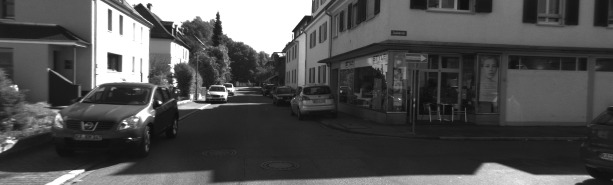
#> input picture cse559/pset/pset3/code/inputs/left.jpg, 613 x 185 px
$ python prob5.py
#> lines starting #> are read from the running program, lines starting #| are printed output that depends on the picture; after the words box and inside, x2 and y2 are one past the last pixel; in counts of white or black regions, pixels touching at a corner belong together
## Default modules imported. Import more if you need to.

import numpy as np


#########################################
### Hamming distance computation
### You can call the function hamdist with two
### uint32 bit arrays of the same size. It will
### return another array of the same size with
### the elmenet-wise hamming distance.
hd8bit = np.zeros((256,))
for i in range(256):
    v = i
    for k in range(8):
        hd8bit[i] = hd8bit[i] + v%2
        v=v//2


def hamdist(x,y):
    dist = np.zeros(x.shape)
    g = x^y
    for i in range(4):
        dist = dist + hd8bit[g%256]
        g = g // 256
    return dist
#########################################


## Fill out these functions yourself

# Compute a 5x5 census transform of the grayscale image img.
# Return a uint32 array of the same shape
def census(img):

    W = img.shape[1]
    H = img.shape[0]
    c = np.zeros([H,W],dtype=np.uint32)

    filter_images = np.zeros([H+4, W+4, 25])
    # print(filter_images[2:-2, 2:-2, 0].shape)

    filter_counts = 0
    for i in range(5):
        for j in range(5):
            filter_images[i:i+H, j:j+W, filter_counts] = img
            filter_counts += 1

    binary_count = 0
    for i in range(25):
        if i != 12: # do not compare (x,y) with itself
            comparision = img - filter_images[2:-2, 2:-2, i]
            # print(comparision.max())
            comparision[comparision >= 0] = 1
            comparision[comparision < 0] = 0
            c[:, :] = c[:, :] + comparision*(2**binary_count) ## \Sum 2^(binary_count) = decimal
            binary_count += 1

    return c


# Given left and right image and max disparity D_max, return a disparity map
# based on matching with  hamming distance of census codes. Use the census function
# you wrote above.
#
# d[x,y] implies that left[x,y] matched best with right[x-d[x,y],y]. Disparity values
# should be between 0 and D_max (both inclusive).
def smatch(left,right,dmax):

    H = left.shape[0]
    W = left.shape[1]
    c = np.zeros(shape=[H, W - dmax, dmax + 1]) # only consider when dmax <= x

    right_census = census(right)
    left_census = census(left)

    for i in range(dmax + 1):

        c[:, :, i] = hamdist(right_census[:, dmax - i: W - i], left_census[:, dmax : W])

    d = np.argmin(c, axis=2)

    return d


########################## Support code below

from skimage.io import imread, imsave
from os.path import normpath as fn # Fixes window/linux path conventions
import matplotlib.cm as cm
import warnings
warnings.filterwarnings('ignore')


left = imread(fn('inputs/left.jpg'))
#> left is the input picture: shape (185, 613); min 6, max 255, mean 80.7
right = imread(fn('inputs/right.jpg'))
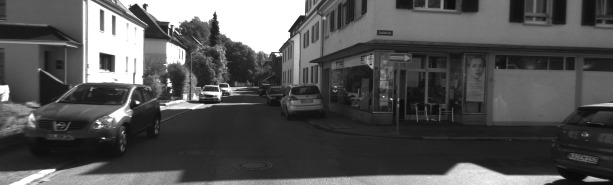
#> input picture cse559/pset/pset3/code/inputs/right.jpg, 613 x 185 px
#> right is the input picture: shape (185, 613); min 7, max 255, mean 84.3

d = smatch(left,right,40)
#> after the loop in census, `for i in range(5):`: filter_counts = 25
#> after the loop in census, `for i in range(25):`:
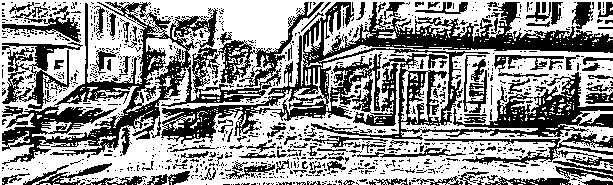
#> comparision: shape (185, 613) float64; values 0 (black) and 1 (white), 57.6% white; 1099 black regions (976 under 20 px), largest, box (x1, y1, x2, y2) and area: (161, 2, 613, 144) 18618, (2, 2, 324, 165) 11175, (2, 42, 83, 109) 1768
#> after the loop in census, `for i in range(25):`: binary_count = 24
#> after the loop in census (call 2), `for i in range(5):`: filter_counts = 25
#> after the loop in census (call 2), `for i in range(25):`:
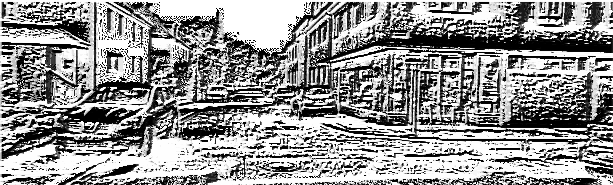
#> c: shape (185, 613) uint32; min 0, max 16777215, mean 9767334.9; drawn with min black and max white
#> after the loop in census (call 2), `for i in range(25):`:
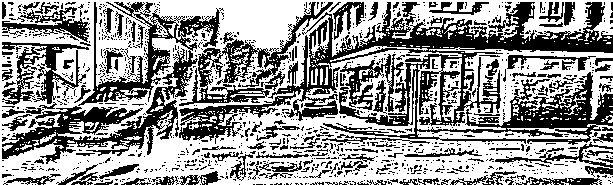
#> comparision: shape (185, 613) float64; values 0 (black) and 1 (white), 58.3% white; 1097 black regions (961 under 20 px), largest, box (x1, y1, x2, y2) and area: (179, 2, 613, 145) 17782, (2, 2, 220, 164) 8049, (179, 2, 333, 106) 2892
#> after the loop in census (call 2), `for i in range(25):`: binary_count = 24
#> the loop in smatch, `for i in range(dmax + 1): ` made 41 passes
#> pass 1, in hamdist, `g = x^y`:
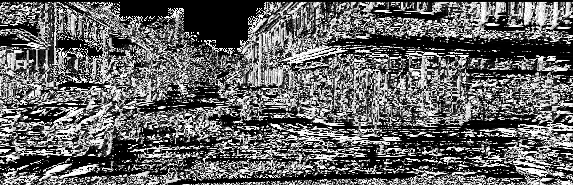
#> g: shape (185, 573) uint32; min 0, max 16777215, mean 6566045.2; drawn with min black and max white
#> in smatch, `d = np.argmin(c, axis=2)`:
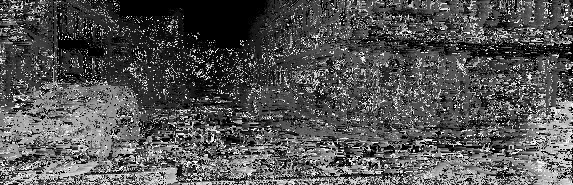
#> d: shape (185, 573) int64; min 0, max 40, mean 13.3; drawn with min black and max white

# Map to color and save
dimg = cm.jet(np.minimum(1,np.float32(d.flatten())/20.))[:,0:3]
dimg = dimg.reshape([d.shape[0],d.shape[1],3])
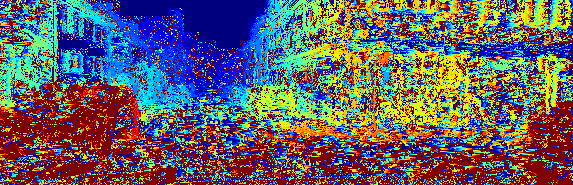
#> dimg: shape (185, 573, 3) float64; mean of channels 0, 1, 2 0.394, 0.375, 0.393; drawn as R, G, B
#> (the run stopped early here; a loop or call above may not have finished)
